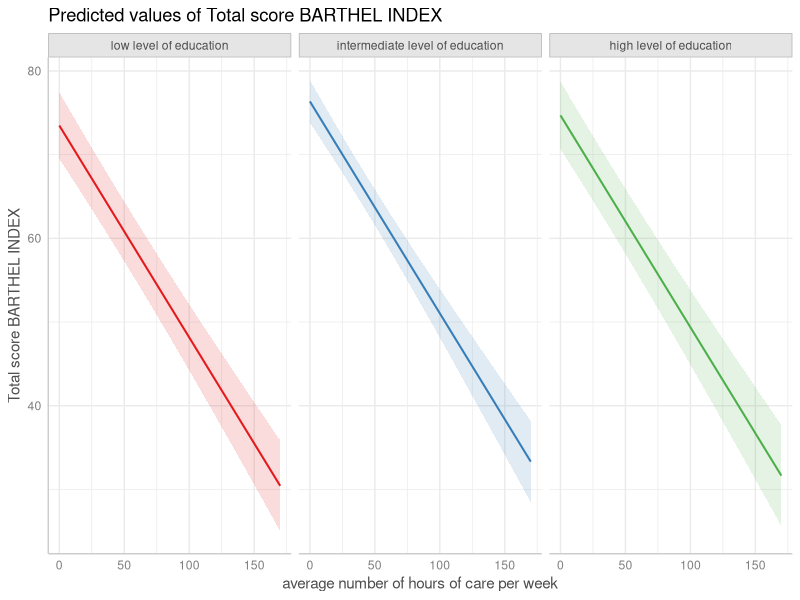
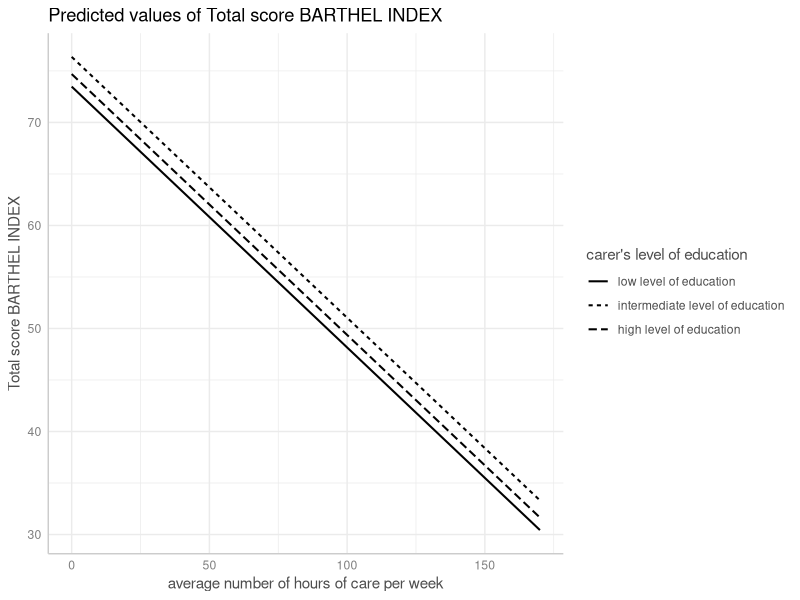
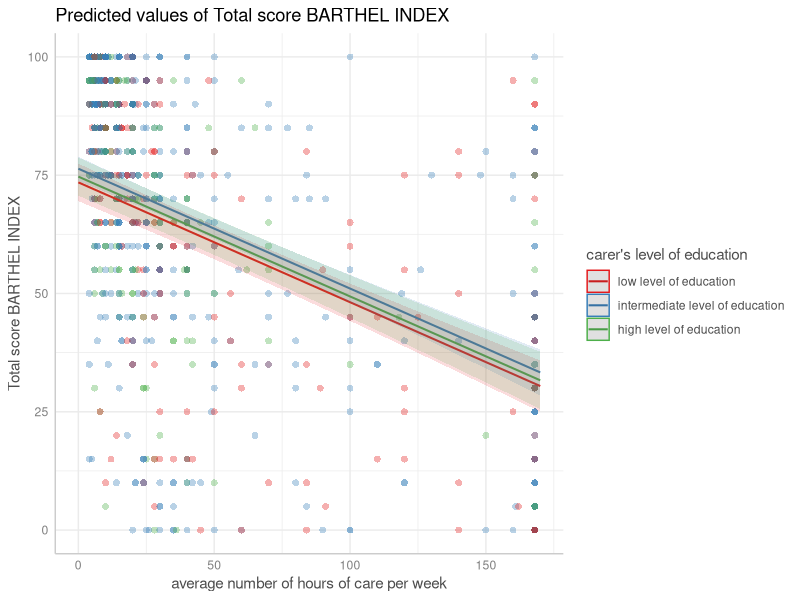
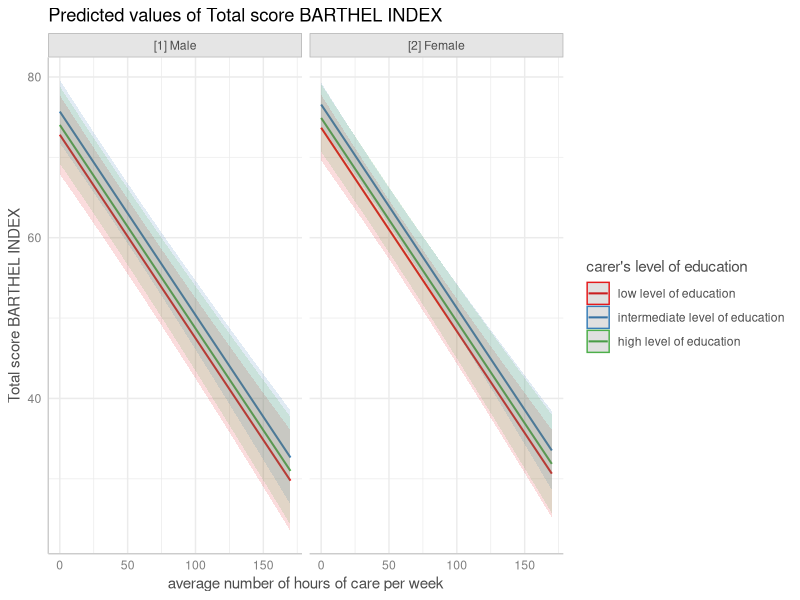
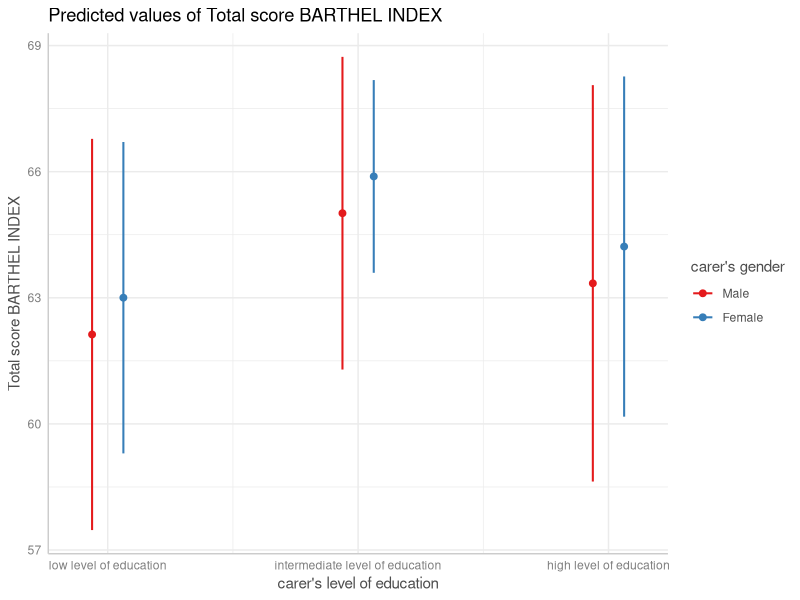
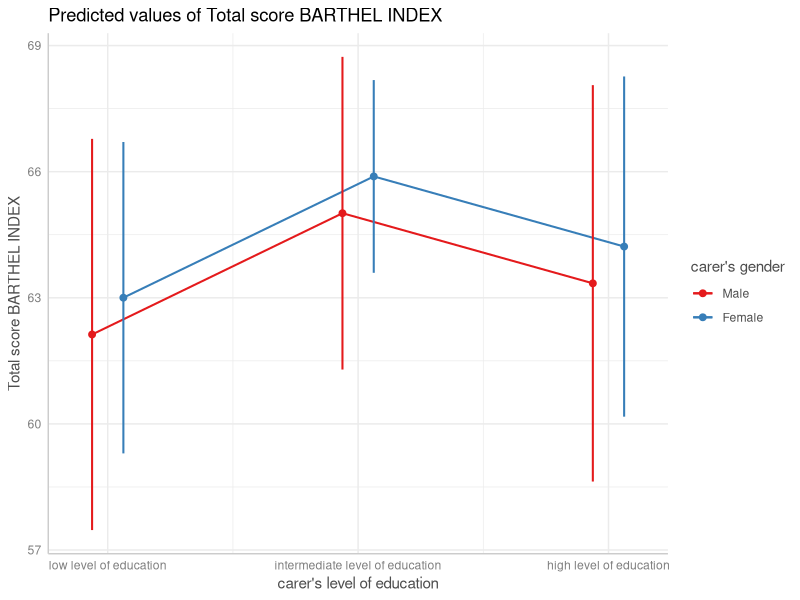
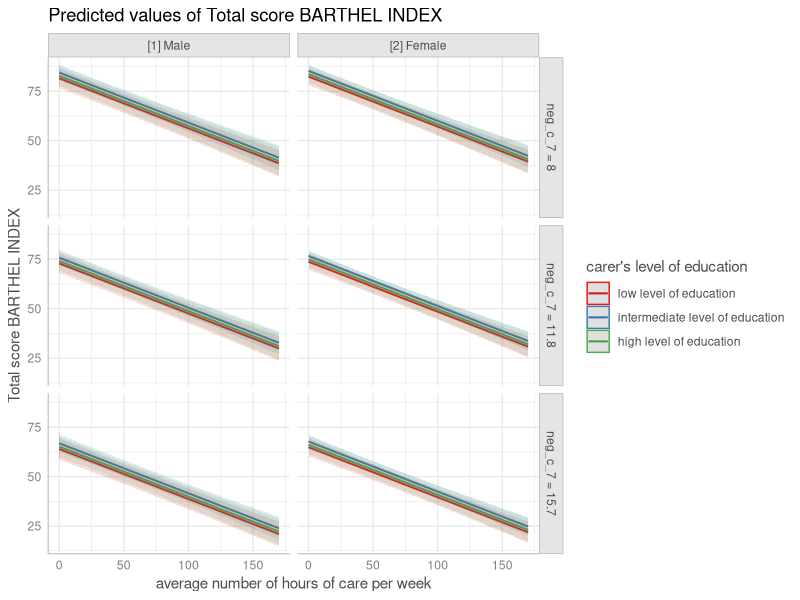
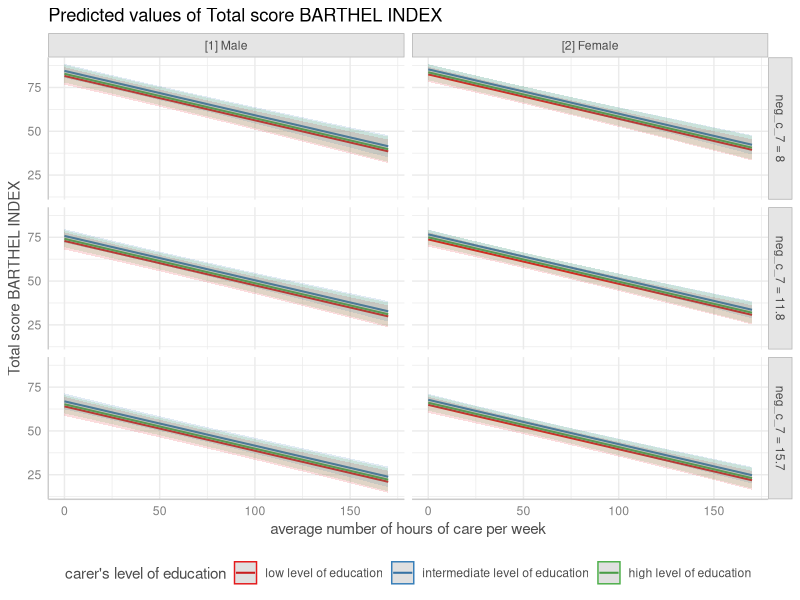

The R source for these figures, in order: (Note: this script raises an error after producing the figures.)
## ---- chunk 1
knitr::opts_chunk$set(collapse = TRUE, comment = "#>", dev = "png", fig.width = 7, fig.height = 4, message = FALSE, warning = FALSE)
options(width = 800)
if (!requireNamespace("ggplot2", quietly = TRUE) ||
    !requireNamespace("lme4", quietly = TRUE) ||
    !requireNamespace("survival", quietly = TRUE) ||
    !requireNamespace("datawizard", quietly = TRUE)) {
  knitr::opts_chunk$set(eval = FALSE)
}
## ---- chunk 2
library(ggplot2)
library(ggeffects)
data(efc, package = "ggeffects")
efc$c172code <- datawizard::to_factor(efc$c172code)
fit <- lm(barthtot ~ c12hour + neg_c_7 + c161sex + c172code, data = efc)
## ---- chunk 3
dat <- predict_response(fit, terms = c("c12hour", "c172code"))
plot(dat, facets = TRUE)
## ---- chunk 4
# don't use facets, b/w figure, w/o confidence bands
plot(dat, colors = "bw", show_ci = FALSE)
## ---- chunk 5
dat <- predict_response(fit, terms = c("c12hour", "c172code"))
plot(dat, show_data = TRUE)
## ---- chunk 6
# for three variables, automatic facetting
dat <- predict_response(fit, terms = c("c12hour", "c172code", "c161sex"))
plot(dat)
## ---- chunk 7
# categorical variables have errorbars
dat <- predict_response(fit, terms = c("c172code", "c161sex"))
plot(dat)
## ---- chunk 8
# point-geoms for discrete x-axis can be connected with lines
plot(dat, connect_lines = TRUE)
## ---- chunk 9
# for four variables, automatic facetting and integrated panel
dat <- predict_response(fit, terms = c("c12hour", "c172code", "c161sex", "neg_c_7"))
# use 'one.plot = FALSE' for returning multiple single plots
plot(dat, one_plot = TRUE)
## ---- chunk 10
plot(dat, one_plot = TRUE, n_rows = 2) + theme(legend.position = "bottom")
## ---- chunk 11
# dashed lines for CI
dat <- predict_response(fit, terms = "c12hour")
plot(dat, ci_style = "dash")
## ---- chunk 12
# facet by group
dat <- predict_response(fit, terms = c("c12hour", "c172code"))
plot(dat, facets = TRUE, ci_style = "errorbar", dot_size = 1.5)
## ---- chunk 13
dat <- predict_response(fit, terms = "c172code")
plot(dat, ci_style = "dot")
## ---- chunk 14
library("lme4")
m <- glm(
  cbind(incidence, size - incidence) ~ period,
  family = binomial,
  data = lme4::cbpp
)

dat <- predict_response(m, "period")

# normal plot, asymmetrical error bars
plot(dat)
## ---- chunk 15
# plot with log-transformed y-axis
plot(dat, log_y = TRUE)
## ---- chunk 16
# plot with log-transformed y-axis, modify breaks
plot(
  dat, log_y = TRUE,
  breaks = c(0.05, 0.1, 0.15, 0.2, 0.25, 0.3),
  limits = c(0.01, 0.3)
)
## ---- chunk 17
library(survival)
data("lung2")
m <- coxph(Surv(time, status) ~ sex + age + ph.ecog, data = lung2)

# predicted risk-scores
pr <- predict_response(m, c("sex", "ph.ecog"))
plot(pr)
## ---- chunk 18
# probability of survival
pr <- predict_response(m, c("sex", "ph.ecog"), type = "survival")
plot(pr)
## ---- chunk 19
# cumulative hazards
pr <- predict_response(m, c("sex", "ph.ecog"), type = "cumulative_hazard")
plot(pr)
## ---- chunk 20
show_pals()
## ---- chunk 21
dat <- predict_response(fit, terms = c("c12hour", "c172code"))
plot(dat, facets = TRUE, colors = "circus")
## ---- chunk 22
dat <- predict_response(fit, terms = c("c172code", "c12hour [quart]"))
plot(dat, colors = "hero", dodge = 0.4) # increase space between error bars
